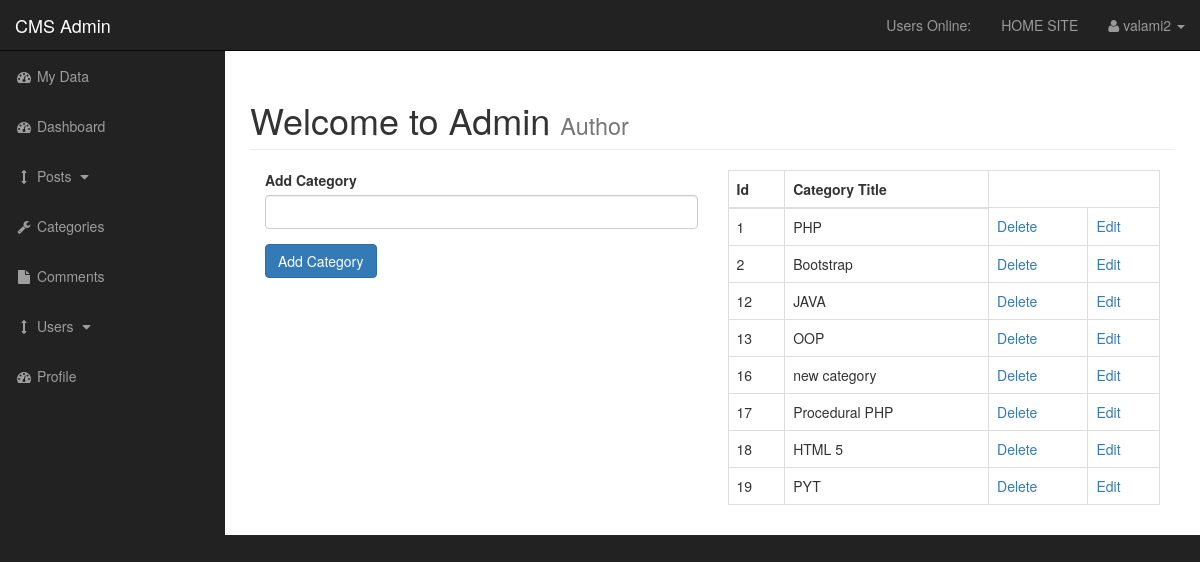
Page /admin/categories.php (signed in) on the committed database.
### tables this page shows
CREATE TABLE `categories` (
  `cat_id` int(3) NOT NULL,
  `user_id` int(11) NOT NULL,
  `cat_title` varchar(255) NOT NULL
);

### admin/functions.php (the view, shortened to what this page needs)
<?php
function findAllCategories() {
	global $connection;
	$query = "SELECT * FROM categories";
    $select_categories = mysqli_query($connection, $query);
    while ($row = mysqli_fetch_assoc($select_categories)) {
        $cat_id = $row['cat_id'];
        $cat_title = $row['cat_title'];
        echo "<tr>";
            echo "<td>{$cat_id}</td>";
            echo "<td>{$cat_title}</td>";
            echo "<td><a href='categories.php?delete={$cat_id}'>Delete</a></td>";
            echo "<td><a href='categories.php?edit={$cat_id}'>Edit</a></td>";
        echo "</tr>";
    }
}
?>

### admin/css/sb-admin.css (style rules this page uses)
body { margin-top: 100px; background-color: #222; }
@media (min-width:768px) { body { margin-top: 50px; } }

### rows in the picture
categories: cat_id "1", cat_title "PHP"
categories: cat_id "2", cat_title "Bootstrap"
categories: cat_id "12", cat_title "JAVA"
categories: cat_id "13", cat_title "OOP"
categories: cat_id "16", cat_title "new category"
categories: cat_id "17", cat_title "Procedural PHP"
categories: cat_id "18", cat_title "HTML 5"
categories: cat_id "19", cat_title "PYT"

### other values in the picture
$_SESSION['username'] "valami2"
